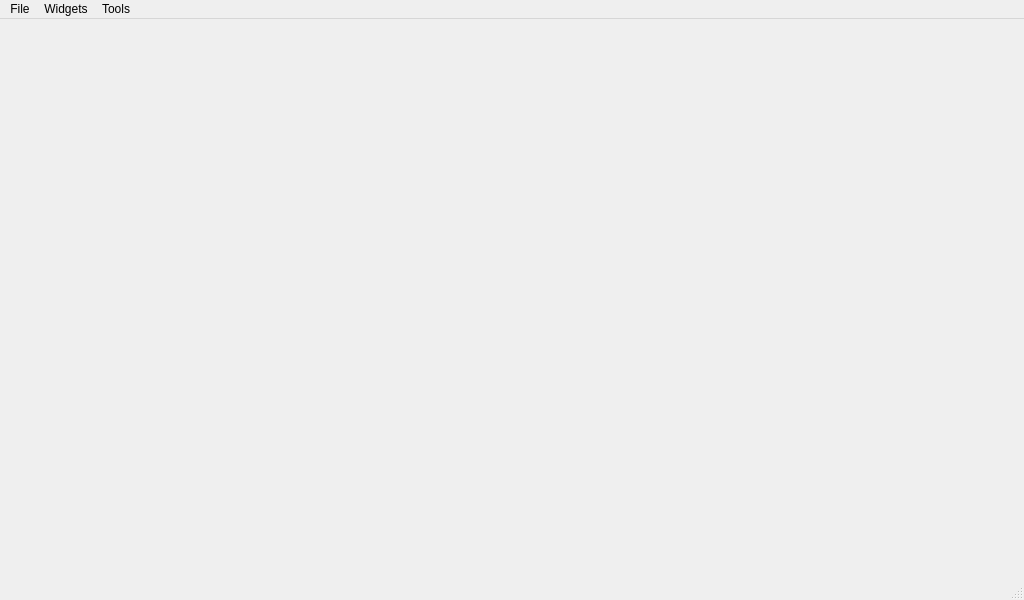
<?xml version="1.0" encoding="UTF-8"?>
<ui version="4.0">
 <class>MainWindow</class>
 <widget class="QMainWindow" name="MainWindow">
  <property name="geometry">
   <rect>
    <x>0</x>
    <y>0</y>
    <width>1024</width>
    <height>600</height>
   </rect>
  </property>
  <property name="baseSize">
   <size>
    <width>1100</width>
    <height>800</height>
   </size>
  </property>
  <property name="mouseTracking">
   <bool>false</bool>
  </property>
  <property name="windowTitle">
   <string>MGMainWindow</string>
  </property>
  <property name="styleSheet">
   <string notr="true"/>
  </property>
  <widget class="QWidget" name="centralWidget"/>
  <widget class="QMenuBar" name="menuBar">
   <property name="geometry">
    <rect>
     <x>0</x>
     <y>0</y>
     <width>1024</width>
     <height>22</height>
    </rect>
   </property>
   <widget class="QMenu" name="menuFile">
    <property name="title">
     <string>File</string>
    </property>
    <addaction name="separator"/>
    <addaction name="actionStatusBar"/>
    <addaction name="separator"/>
    <addaction name="actionExit"/>
   </widget>
   <widget class="QMenu" name="menuWidgets">
    <property name="title">
     <string>Widgets</string>
    </property>
   </widget>
   <widget class="QMenu" name="menuTools">
    <property name="title">
     <string>Tools</string>
    </property>
   </widget>
   <addaction name="menuFile"/>
   <addaction name="menuWidgets"/>
   <addaction name="menuTools"/>
  </widget>
  <widget class="QStatusBar" name="statusBar"/>
  <action name="actionExit">
   <property name="text">
    <string>Exit</string>
   </property>
   <property name="shortcut">
    <string>Ctrl+Q</string>
   </property>
  </action>
  <action name="actionAdd_Link">
   <property name="text">
    <string>Manage Communication Links</string>
   </property>
  </action>
  <action name="actionAdvanced_Mode">
   <property name="checkable">
    <bool>true</bool>
   </property>
   <property name="text">
    <string>Advanced Mode</string>
   </property>
  </action>
  <action name="actionStatusBar">
   <property name="checkable">
    <bool>true</bool>
   </property>
   <property name="text">
    <string>Replay Flight Data</string>
   </property>
  </action>
 </widget>
 <layoutdefault spacing="6" margin="11"/>
 <resources/>
 <connections>
  <connection>
   <sender>actionExit</sender>
   <signal>triggered()</signal>
   <receiver>MainWindow</receiver>
   <slot>close()</slot>
   <hints>
    <hint type="sourcelabel">
     <x>-1</x>
     <y>-1</y>
    </hint>
    <hint type="destinationlabel">
     <x>299</x>
     <y>199</y>
    </hint>
   </hints>
  </connection>
 </connections>
</ui>
